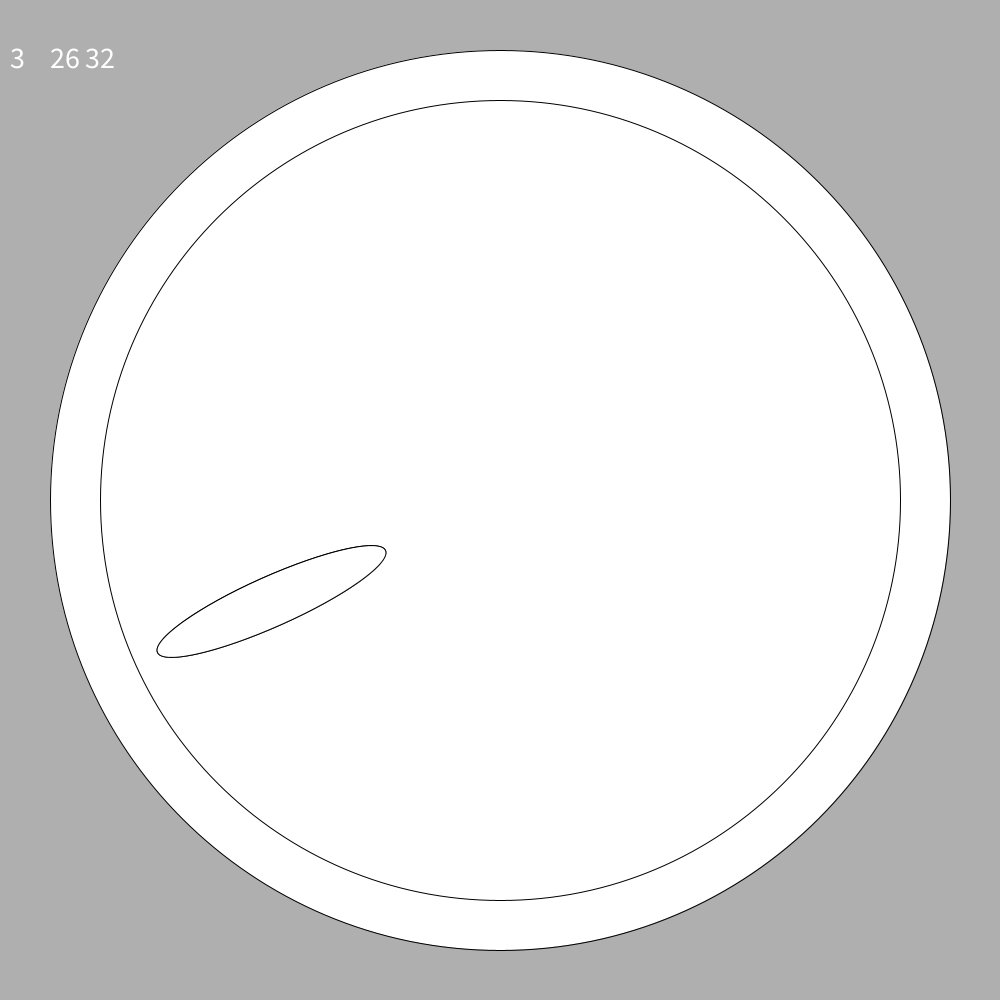
Frame 1 (no input)
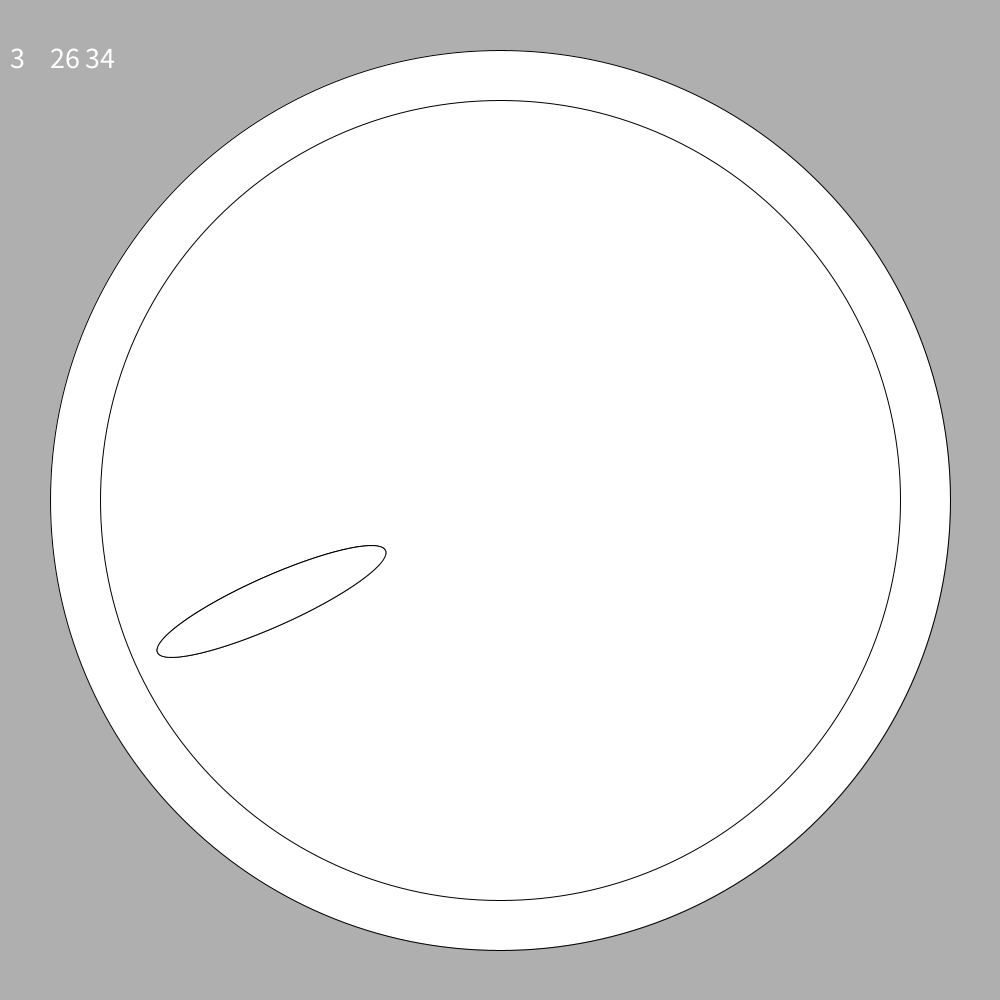
Frame 60 (the mouse pressed at the canvas centre just before this capture)
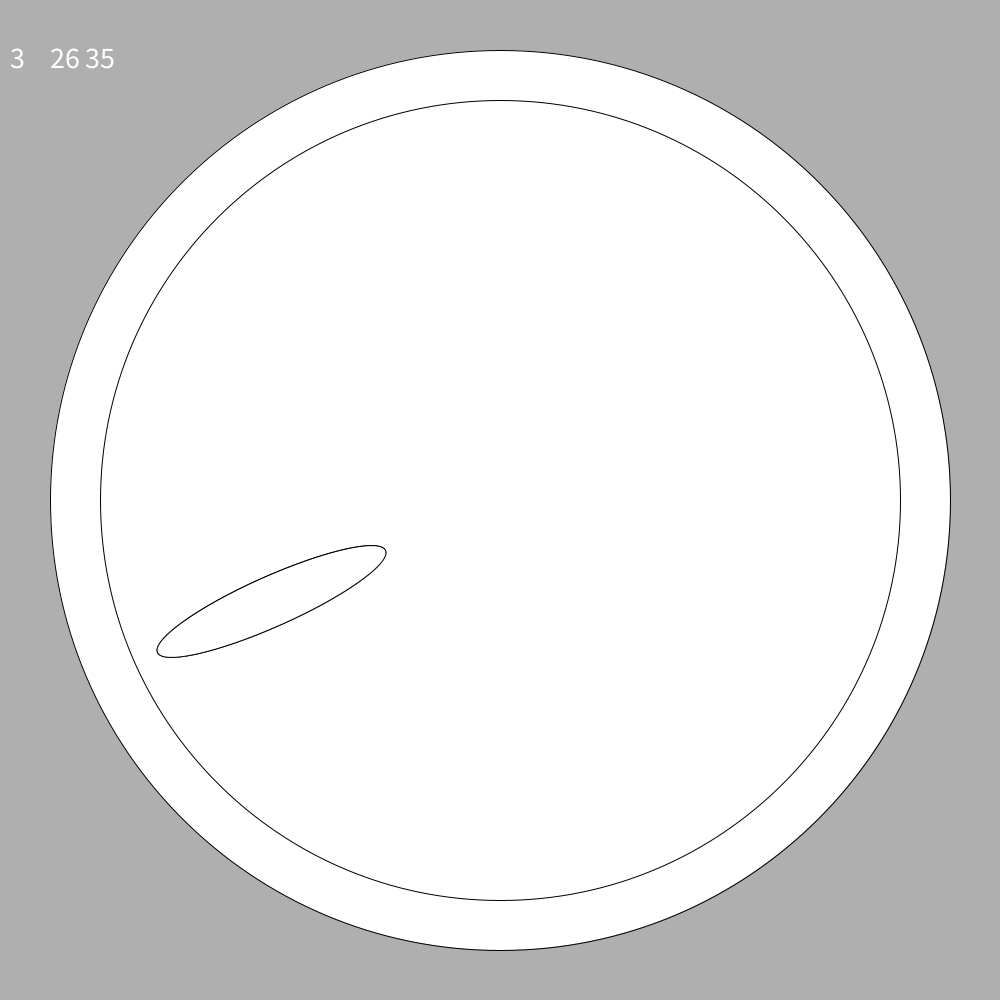
Frame 120 (the mouse held since frame 60 and released just before this capture)

The Processing sketch that drew these frames (run headless with seeded random() and noise(); from frame 60 on, the mouse is pressed at the canvas centre):

// Processing sketch: Non_working_clock
// ── Non_working_clock.pde
void setup()

{

  size (1000,1000);



}
 
void draw()

{

background(175);

int h = hour();   //value referred to for hour hand angle

int m = minute(); //values for minute hand angle

int ss = second();

ellipse(500,500,900,900);

ellipse(500,500,800,800);
 
  pushMatrix();

  translate(width/2, height/2);

  rotate(radians(m*6));

  ellipse(250,0,250,50);

  rotate(radians(h*30));

  ellipse(0,-250,50,250);
 
 
  popMatrix();

 
  textSize(30);

String s = String.valueOf(h);

  s = String.valueOf(h);

text(s, 10, 68);

s = String.valueOf(m);

text(s, 50, 68);

s = String.valueOf(ss);

text(s, 85, 68);

}
 
